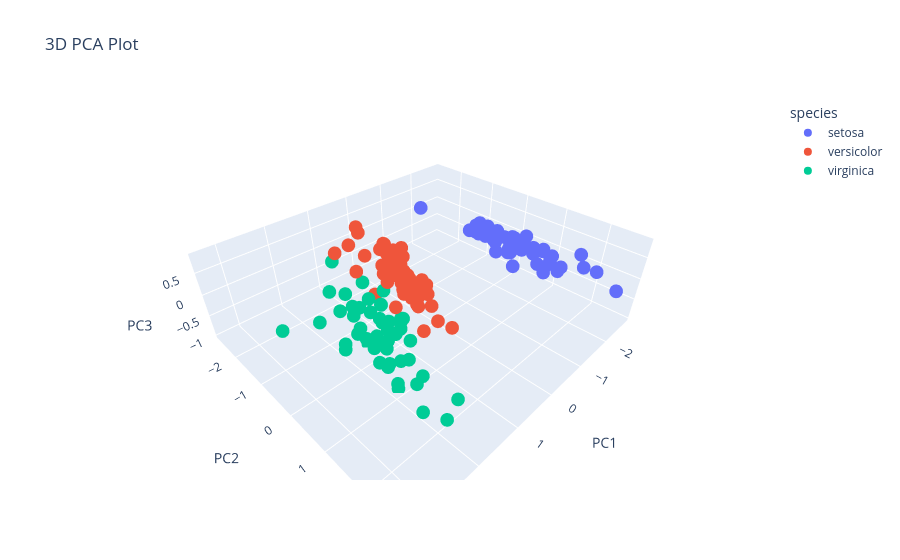

Notebook cell for this chart:
### Code cell
import pandas as pd
import numpy as np
import matplotlib.pyplot as plt
import seaborn as sns
import plotly.express as px
from sklearn.datasets import load_iris
from sklearn.preprocessing import StandardScaler
from sklearn.decomposition import PCA

# Load Iris dataset
iris = load_iris()
X = iris.data
y = iris.target
features = iris.feature_names
target_names = iris.target_names

# Standardize the data
X_scaled = StandardScaler().fit_transform(X)

# Perform PCA
pca = PCA()
X_pca = pca.fit_transform(X_scaled)
explained_variance = pca.explained_variance_ratio_
cum_var = np.cumsum(explained_variance)

# Create DataFrame for PCA results
df_pca = pd.DataFrame(X_pca, columns=[f'PC{i+1}' for i in range(X_pca.shape[1])])
df_pca['species'] = [target_names[i] for i in y]

# =========================
# 1. Scree Plot
# =========================
plt.figure(figsize=(8, 5))
plt.plot(range(1, len(explained_variance)+1), explained_variance, 'o-', color='blue')
plt.title('Scree Plot')
plt.xlabel('Principal Component')
plt.ylabel('Variance Explained')
plt.grid(True)
plt.tight_layout()
plt.show()

# =========================
# 2. PCA Biplot (PC1 vs PC2)
# =========================
plt.figure(figsize=(8, 6))
sns.scatterplot(data=df_pca, x='PC1', y='PC2', hue='species', palette='Set1', s=80)
plt.title('PCA Biplot (PC1 vs PC2)')
plt.xlabel(f'PC1 ({explained_variance[0]:.2%})')
plt.ylabel(f'PC2 ({explained_variance[1]:.2%})')
plt.grid(True)
plt.tight_layout()
plt.show()

# =========================
# 3. Loadings Plot (PC1 & PC2)
# =========================
loadings = pd.DataFrame(pca.components_.T, columns=[f'PC{i+1}' for i in range(len(features))], index=features)
loadings[['PC1', 'PC2']].plot(kind='bar', figsize=(10, 6))
plt.title('Variable Loadings on PC1 and PC2')
plt.ylabel('Loading Value')
plt.grid(True)
plt.tight_layout()
plt.show()

# =========================
# 4. Cumulative Variance Plot
# =========================
plt.figure(figsize=(8, 5))
plt.plot(range(1, len(cum_var)+1), cum_var, marker='o', color='green')
plt.title('Cumulative Explained Variance')
plt.xlabel('Number of Principal Components')
plt.ylabel('Cumulative Variance Explained')
plt.grid(True)
plt.tight_layout()
plt.show()

# =========================
# 5. Pairwise PCA Plots
# =========================
sns.pairplot(df_pca, hue='species', vars=['PC1', 'PC2', 'PC3'])
plt.suptitle("Pairwise PCA Plots", y=1.02)
plt.show()

# =========================
# 6. 3D PCA Plot
# =========================
fig = px.scatter_3d(df_pca, x='PC1', y='PC2', z='PC3', color='species', title='3D PCA Plot')
fig.show()

### Figure 1 — Plotly figure (JSON) as saved in the notebook; plotly's stock layout.template omitted (floating-point values rounded to 4 significant figures)
{"data": [{"hovertemplate": "species=setosa<br>PC1=%{x}<br>PC2=%{y}<br>PC3=%{z}<extra></extra>", "legendgroup": "setosa", "marker": {"color": "#636efa", "symbol": "circle"}, "mode": "markers", "name": "setosa", "scene": "scene", "showlegend": true, "type": "scatter3d", "x": [-2.265, -2.081, -2.364, -2.299, -2.39, -2.076, -2.444, -2.233, -2.335, -2.184, -2.166, -2.326, -2.218, -2.633, -2.199, -2.262, -2.208, -2.19, -1.899, -2.343, -1.914, -2.207, -2.774, -1.819, -2.227, -1.952, -2.051, -2.169, -2.14, -2.265, -2.14, -1.832, -2.615, -2.446, -2.11, -2.208, -2.045, -2.527, -2.43, -2.17, -2.286, -1.858, -2.554, -1.964, -2.137, -2.07, -2.385, -2.394, -2.229, -2.204], "y": [0.48, -0.6741, -0.3419, -0.5974, 0.6468, 1.489, 0.04764, 0.2231, -1.115, -0.469, 1.044, 0.1331, -0.7287, -0.9615, 1.86, 2.686, 1.484, 0.4888, 1.405, 1.128, 0.4089, 0.9241, 0.4583, 0.08556, 0.1373, -0.6256, 0.2422, 0.5271, 0.3132, -0.3377, -0.5045, 0.4237, 1.794, 2.151, -0.4602, -0.2061, 0.6616, 0.5923, -0.9042, 0.2689, 0.4417, -2.337, -0.4791, 0.4723, 1.142, -0.7111, 1.12, -0.3862, 0.998, 0.009216], "z": [0.1277, 0.2346, -0.0442, -0.09129, -0.01574, -0.02697, -0.3355, 0.0887, -0.1451, 0.2538, 0.2687, -0.09376, 0.2309, -0.1808, 0.4729, -0.03053, 0.005344, 0.04422, 0.3743, -0.1326, 0.4213, -0.1599, -0.3322, -0.03449, -0.118, 0.3056, -0.08636, 0.2068, 0.2712, -0.06844, 0.07501, 0.2705, -0.04723, 0.08267, 0.1703, 0.2254, 0.4845, -0.01944, -0.1933, 0.1759, -0.03489, 0.2042, -0.3058, -0.3096, -0.2484, 0.06393, -0.05722, -0.1395, 0.1815, 0.153]}, {"hovertemplate": "species=versicolor<br>PC1=%{x}<br>PC2=%{y}<br>PC3=%{z}<extra></extra>", "legendgroup": "versicolor", "marker": {"color": "#EF553B", "symbol": "circle"}, "mode": "markers", "name": "versicolor", "scene": "scene", "showlegend": true, "type": "scatter3d", "x": [1.102, 0.7313, 1.241, 0.4075, 1.075, 0.3887, 0.7465, -0.4873, 0.9279, 0.01143, -0.1102, 0.4407, 0.5621, 0.7196, -0.03335, 0.8754, 0.3503, 0.1588, 1.225, 0.1649, 0.7377, 0.4763, 1.234, 0.6329, 0.7027, 0.8743, 1.257, 1.358, 0.6648, -0.04026, 0.1308, 0.02345, 0.2415, 1.061, 0.224, 0.4291, 1.049, 1.045, 0.06959, 0.2835, 0.2791, 0.6246, 0.3365, -0.3622, 0.2886, 0.09136, 0.2277, 0.5764, -0.4477, 0.2567], "y": [0.863, 0.5946, 0.6163, -1.754, -0.2084, -0.5933, 0.773, -1.852, 0.03223, -1.034, -2.654, -0.0633, -1.765, -0.1862, -0.439, 0.5091, -0.1963, -0.7921, -1.622, -1.303, 0.3966, -0.4173, -0.9333, -0.4164, -0.06341, 0.2508, -0.07726, 0.3313, -0.2259, -1.059, -1.562, -1.572, -0.7773, -0.6338, -0.2878, 0.8456, 0.5221, -1.383, -0.2195, -1.329, -1.12, 0.02492, -0.9884, -2.019, -0.8557, -0.1812, -0.3849, -0.1549, -1.544, -0.5989], "z": [0.6846, 0.09412, 0.554, 0.0231, 0.3983, -0.1242, -0.149, -0.2493, 0.5962, -0.5389, 0.04679, -0.2051, 0.7658, 0.06866, -0.1949, 0.5035, -0.4909, 0.302, 0.4823, 0.1728, -0.6165, 0.265, 0.3684, 0.2919, 0.446, 0.4726, 0.7272, 0.2608, -0.08586, 0.3196, 0.15, 0.2416, 0.1512, -0.1053, -0.6652, -0.4506, 0.3958, 0.6883, -0.2916, -0.08941, -0.09449, 0.02048, 0.1994, -0.1058, -0.1309, -0.129, -0.1562, 0.2717, -0.1904, -0.09188]}, {"hovertemplate": "species=virginica<br>PC1=%{x}<br>PC2=%{y}<br>PC3=%{z}<extra></extra>", "legendgroup": "virginica", "marker": {"color": "#00cc96", "symbol": "circle"}, "mode": "markers", "name": "virginica", "scene": "scene", "showlegend": true, "type": "scatter3d", "x": [1.845, 1.158, 2.205, 1.44, 1.868, 2.752, 0.367, 2.302, 2.007, 2.26, 1.364, 1.603, 1.884, 1.26, 1.468, 1.59, 1.471, 2.426, 3.311, 1.264, 2.038, 0.978, 2.898, 1.333, 1.701, 1.954, 1.175, 1.021, 1.788, 1.864, 2.436, 2.305, 1.863, 1.114, 1.202, 2.799, 1.576, 1.346, 0.9248, 1.852, 2.015, 1.902, 1.158, 2.041, 1.998, 1.871, 1.565, 1.521, 1.373, 0.9607], "y": [0.8704, -0.6989, 0.562, -0.04699, 0.295, 0.8004, -1.562, 0.4201, -0.7114, 1.921, 0.6928, -0.4217, 0.4192, -1.162, -0.4423, 0.6762, 0.2556, 2.557, 0.01778, -1.707, 0.9105, -0.5718, 0.4136, -0.4818, 1.014, 1.008, -0.3164, 0.06435, -0.1874, 0.5623, 0.2593, 2.626, -0.1785, -0.2929, -0.8113, 0.8568, 1.069, 0.4224, 0.01722, 0.6761, 0.6139, 0.6896, -0.6989, 0.8675, 1.049, 0.387, -0.8967, 0.2691, 1.011, -0.02433], "z": [-1.005, -0.5302, 0.2029, -0.1636, -0.3956, 0.5823, -0.9869, 0.6517, 0.394, -0.3976, -0.2846, -0.02319, -0.02634, -0.5802, -1.004, -0.6384, -0.03743, 0.1279, 0.7033, 0.2675, -0.2348, -0.8281, 0.8574, 0.005428, -0.2985, 0.42, -0.1299, -0.3377, -0.2707, 0.7156, 0.7278, 0.4935, -0.3541, 0.1835, 0.1647, 0.5429, -0.9459, -0.1809, -0.4168, 0.01267, -0.4283, -0.1301, -0.5302, -0.3381, -0.6324, -0.2563, 0.02637, -0.1802, -0.9334, -0.5282]}], "layout": {"legend": {"title": {"text": "species"}, "tracegroupgap": 0}, "scene": {"domain": {"x": [0, 1], "y": [0, 1]}, "xaxis": {"title": {"text": "PC1"}}, "yaxis": {"title": {"text": "PC2"}}, "zaxis": {"title": {"text": "PC3"}}}, "title": {"text": "3D PCA Plot"}}}
